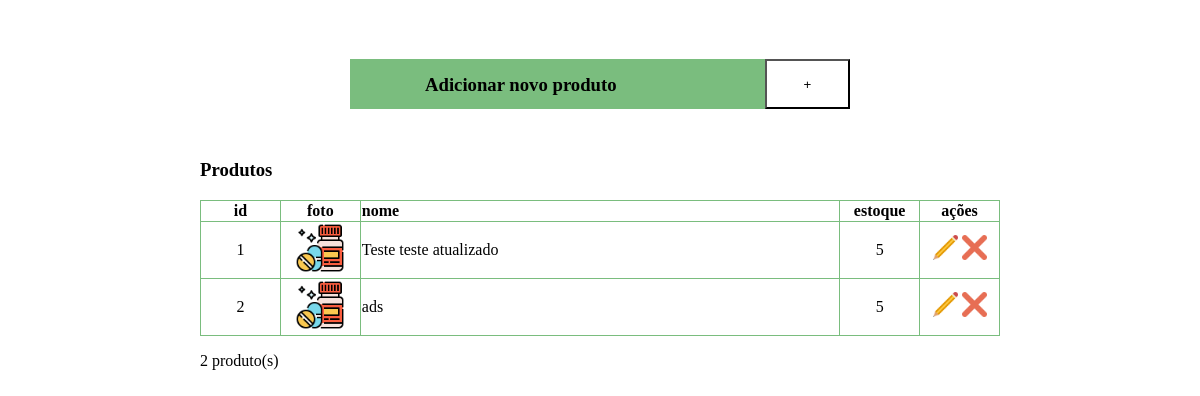
The page /gerenciamento/produtos/listar_produtos.php on the database its author committed.
### tables this page shows
CREATE TABLE produto(
	id          INT NOT NULL    AUTO_INCREMENT,
	nome        VARCHAR(150) NOT NULL,
	descricao   VARCHAR(255) NOT NULL,
	categoria   INT NOT NULL,
	preco       DECIMAL(5,2)  NOT NULL,
	receita     BOOLEAN NOT NULL,
	volume      INT NOT NULL,
	unidade     INT NOT NULL,
	estoque     INT NOT NULL,
	foto    	VARCHAR(255) NOT NULL,
    PRIMARY KEY (id),
    FOREIGN KEY (categoria) REFERENCES categoria(id),
	FOREIGN KEY (unidade) REFERENCES unidade(id)
);

### gerenciamento/produtos/listar_produtos.php (the view, shortened to what this page needs)
<?php
	include('../../conexao.php');
    $sql = "SELECT id,nome,estoque,foto FROM produto";
    $query = mysqli_query($conexao, $sql);
    $produtos = [];
    while($produto= mysqli_fetch_array($query, MYSQLI_ASSOC)) {
        $produtos[] = $produto;
    }
    $quantidade_produtos = mysqli_num_rows($query);
?>
<!DOCTYPE html>
<html lang="pt-BR">
    <head>
        <link rel="stylesheet" href="produtos.css">
    </head>
    <body>
        <div class="conteudo">
            <div class="novo-produto">
                <h3>Adicionar novo produto</h3>
                <a href="salvar_produto.php"><button>+</button></a>
            </div>
            <div class="lista-produtos">
                <h3>Produtos</h3>
                <table>
                    <thead>
                        <tr>
                            <th>
                                id
                            </th>
                            <th>
                                foto
                            </th>
                            <th>
                                nome
                            </th>
                            <th>
                                estoque
                            </th>
                            <th>
                                ações
                            </th>
                        </tr>
                    </thead>
                    <tbody>
                        <?php
                          foreach($produtos as $item){
                        ?>
                            <tr>
                                <td style="width: 10%"><?php echo $item['id']?></td>
                                <td style="width: 10%"><img src="../../<?php echo $item['foto']?>"  alt="produto"></td>
                                <td style="width: 60%"><?php echo $item['nome']?></td>
                                <td style="width: 10%"><?php echo $item['estoque']?></td>
                                <td style="width: 10%">
                                    <a href="salvar_produto.php?id=<?php echo $item['id']?>"><img src="../../assets/imagens/geral/editar.png"  alt="editar"></a>
                                    <a href="listar_produtos.php?id=<?php echo $item['id']?>"><img src="../../assets/imagens/geral/deletar.png"  alt="salvar"></a>
                                </td>
                            </tr>
                        <?php
                            }
                        ?>
                    </tbody>
                </table>
                <p><?php echo $quantidade_produtos.' produto(s)' ?></p>
            </div>
        </div>
    </body>
</html>

### gerenciamento/produtos/produtos.css (style rules this page uses)
.conteudo { margin: auto; margin-top: 5%; width: 80%; height: 100%; }
.conteudo .novo-produto { background-color: #7ABD7E; margin: auto; margin-bottom: 50px; padding: 0; width: 500px; height: 50px; }
.conteudo .novo-produto button { float: right; background-color: white; right: 0; width: 85px; height: 50px; }
.conteudo .novo-produto h3 { float: left; margin: 15px; margin-left: 15%; width: 300px; height: 50px; }
.conteudo .lista-produtos { margin: auto; width: 800px; height: 500px; }
.conteudo .lista-produtos table { border-collapse: collapse; width: 100%; height: 100px; }
.conteudo .lista-produtos table th, td { border: 1px solid #7ABD7E; text-align: center; }
.conteudo .lista-produtos table :nth-child(3) { text-align: left; }
.conteudo .lista-produtos table td img { width: 50px; height: 50px; }
.conteudo .lista-produtos table td a img { width: 25px; height: 25px; }

### rows shown on the page
produto: id "1", foto (picture), nome "Teste teste atualizado", estoque "5"
produto: id "2", foto (picture), nome "ads", estoque "5"

### other values the page prints
$quantidade_produtos "2"
